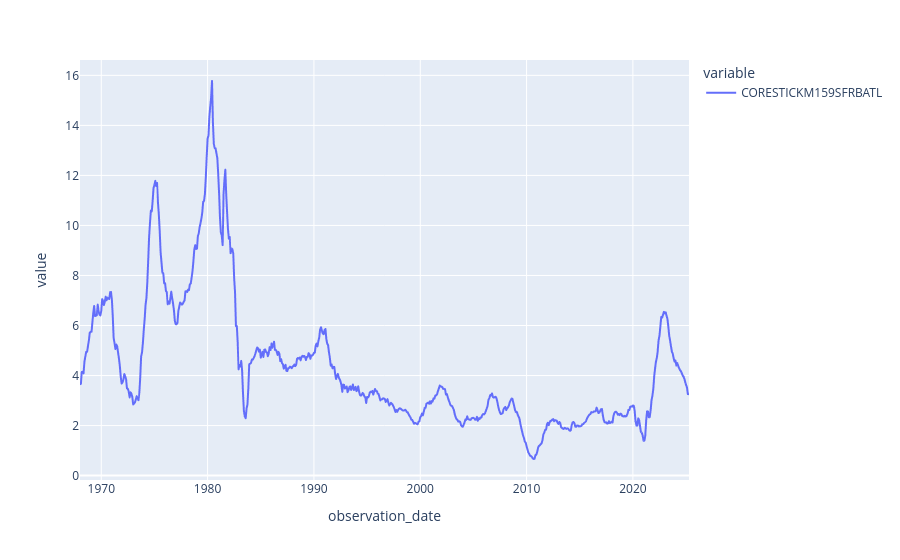

Notebook cell for this chart:
### Code cell
s.plot()

### Figure 1 — Plotly figure (JSON) as saved in the notebook; plotly's stock layout.template omitted (floating-point values rounded to 4 significant figures; data arrays with more than 128 entries replaced by an {"elided": "..."} marker saying what was removed)
{"data": [{"hovertemplate": "variable=CORESTICKM159SFRBATL<br>observation_date=%{x}<br>value=%{y}<extra></extra>", "legendgroup": "CORESTICKM159SFRBATL", "line": {"color": "#636efa", "dash": "solid"}, "marker": {"symbol": "circle"}, "mode": "lines", "name": "CORESTICKM159SFRBATL", "showlegend": true, "type": "scattergl", "x": {"elided": "1949 str values"}, "xaxis": "x", "y": {"elided": "1949 float values"}, "yaxis": "y"}], "layout": {"legend": {"title": {"text": "variable"}, "tracegroupgap": 0}, "margin": {"t": 60}, "xaxis": {"anchor": "y", "domain": [0, 1], "title": {"text": "observation_date"}}, "yaxis": {"anchor": "x", "domain": [0, 1], "title": {"text": "value"}}}}
